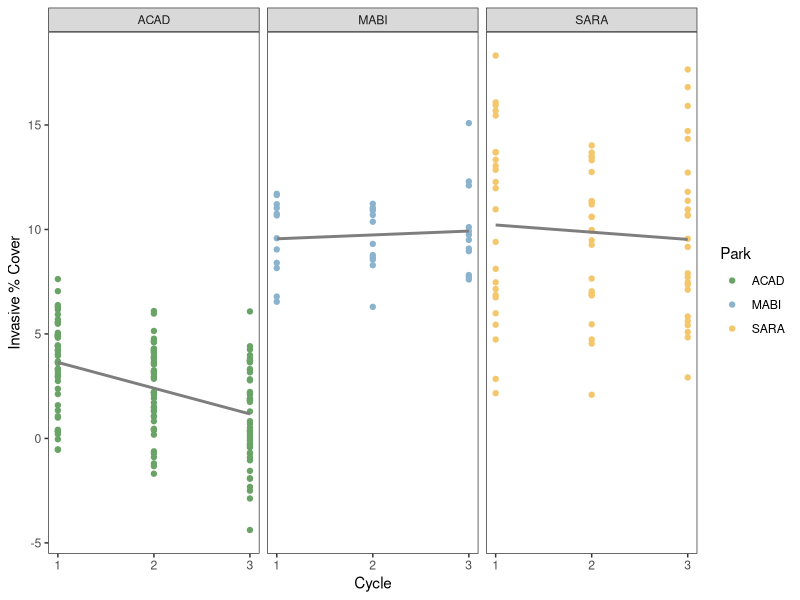

Write R code to recreate this figure. (Note: this script raises an error after producing the figure.)
library(ggplot2)

# Fake invasive data 
Plot_Name <- c(rep(paste0(rep("ACAD-", 50), sprintf("%02d", 1:50)), each = 3),
               rep(paste0(rep("MABI-", 12), sprintf("%02d", 1:12)), each = 3),
               rep(paste0(rep("SARA-", 24), sprintf("%02d", 1:24)), each = 3))
park <- substr(Plot_Name, 1, 4)
cycle <- rep(1:3, times = length(Plot_Name)/3)
inv_cover <- c(rnorm(150, 5, 2) + -1.5*cycle[1:150], # adding negative trend
               rnorm(36, 10, 2), # no trend 
               rnorm(72, 10, 4)) # no trend

invdata <- data.frame(Plot_Name, park, cycle, inv_cover)

head(invdata)
table(invdata$Plot_Name, invdata$cycle)

invplot_all <- ggplot(invdata, aes(x = cycle, y = inv_cover, group = Plot_Name)) +
  geom_point(aes(color = park)) +
  scale_color_manual(values = c("#69A466", "#8BB3CE", "#F5C76C"), name = "Park") +
  theme_bw()+
  theme(panel.grid.major = element_blank(), 
        panel.grid.minor = element_blank()) +
  labs(x = 'Cycle', y = "Invasive % Cover") +
  scale_x_continuous(limits = c(1, 3), breaks = c(1, 2, 3)) +
  geom_smooth(aes(x = cycle, y = inv_cover, group = park),
              formula = y ~ x,
              method = 'lm', se = FALSE, color = '#7E7E7E')+
  facet_wrap(~park)

invplot_ACAD <- ggplot(invdata %>% filter(park == "ACAD"), 
                       aes(x = cycle, y = inv_cover, group = Plot_Name))+
  geom_point(color = "#69A466") +
  geom_line(aes(group = Plot_Name), color = "#69A466", alpha = 0.5) +
  theme_bw()+
  theme(panel.grid.major = element_blank(), 
        panel.grid.minor = element_blank()) +
  labs(x = 'Cycle', y = "Invasive % Cover") +
  scale_x_continuous(limits = c(1, 3), breaks = c(1, 2, 3)) +
  geom_smooth(aes(x = cycle, y = inv_cover, group = park),
              formula = y ~ x,
              method = 'lm', se = FALSE, color = '#7E7E7E')